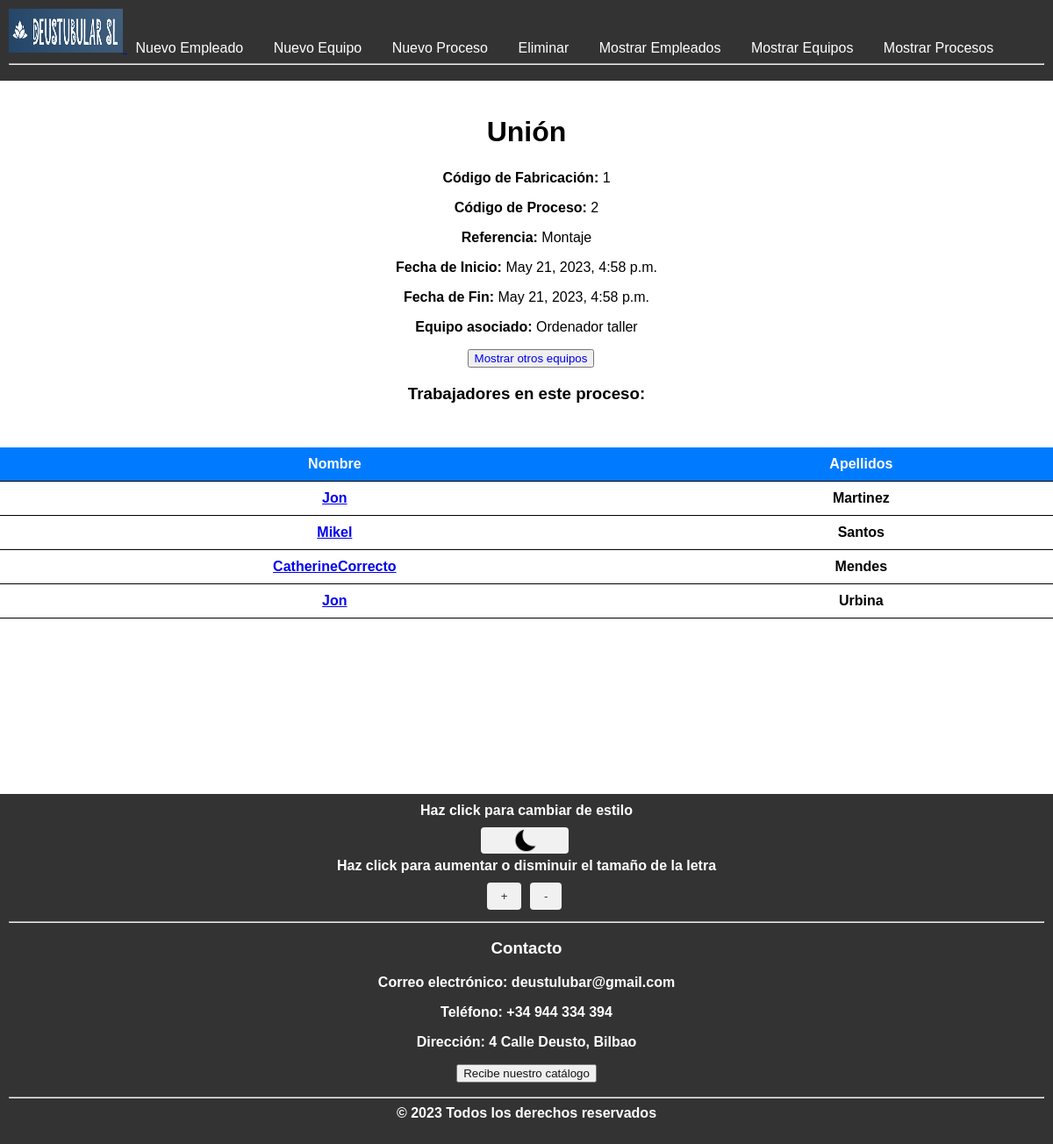
Page /procesos/2/ on the earlier database version.
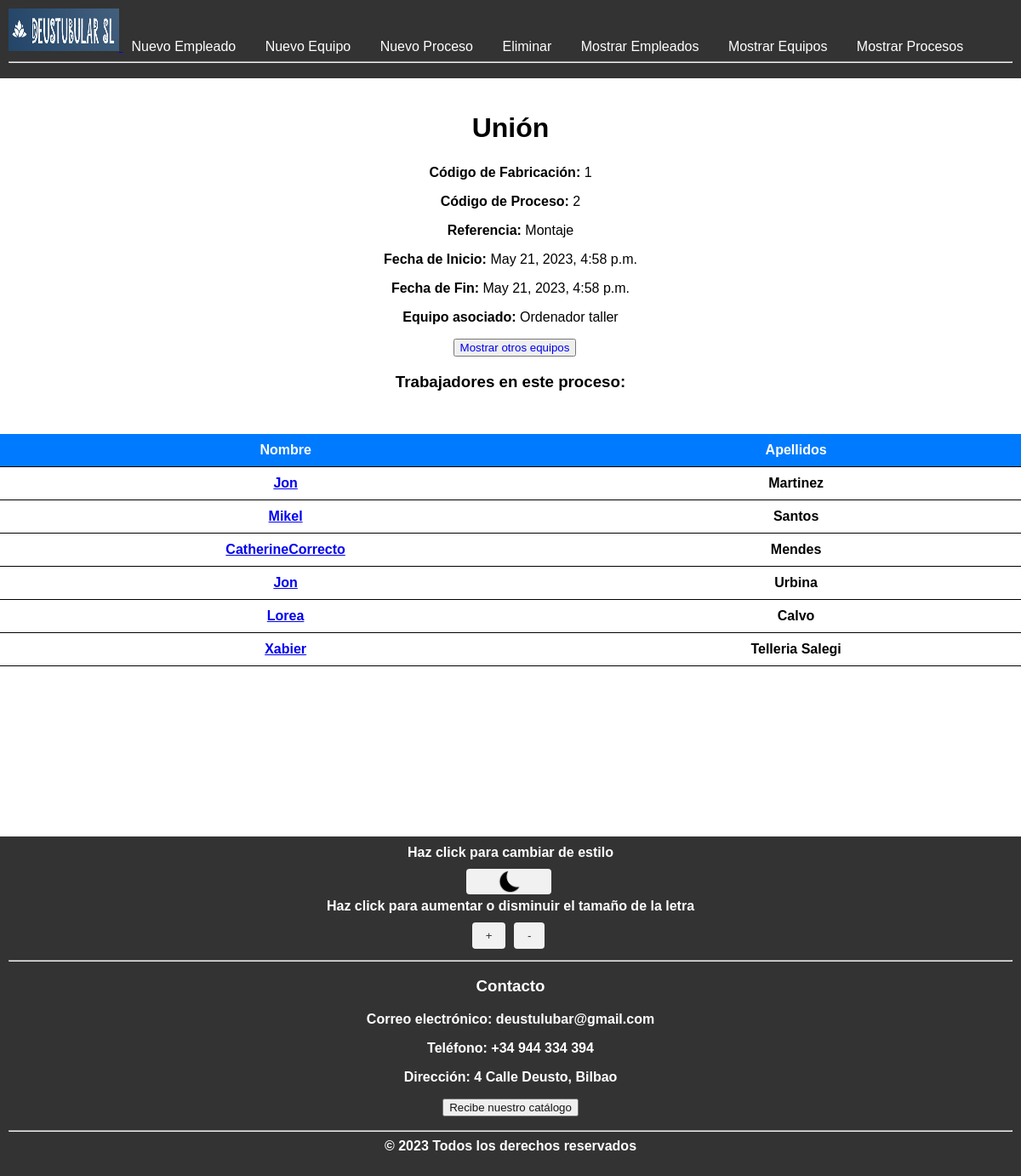
Same page on the later database version.
### DeustubularSL_app/models.py (models this page shows, shortened)
class empleado (models.Model):
    nombre = models.CharField(max_length = 150)
    apellidos = models.CharField(max_length = 150)
    DNI = models.CharField(max_length = 150)
    email = models.CharField(max_length = 150)
    telfono = models.IntegerField (max_length=9,default=0)
    FKidProcesp = models.ForeignKey (proceso, on_delete = models.CASCADE)

### DeustubularSL_app/views.py (the view)
# urls.py: path('procesos/<int:proceso_id>/', views.detalle_proceso, name='detalle_proceso'),
def detalle_proceso(request, proceso_id):
    procesos = get_object_or_404(proceso, pk=proceso_id)
    empleados = empleado.objects.order_by('FKidProcesp')
    context = {
         'proceso': procesos,
         'empleados' : empleados
    }
    return render(request, 'DeustubularSL_app/proceso_detalle.html', context)

### DeustubularSL_app/models.py (called while the page is built)
    def __str__(self):
        return self.nombre

    def __str__(self):
        return self.nombre

### DeustubularSL_app/templates/DeustubularSL_app/proceso_detalle.html (shortened to what this page needs)
{% extends 'base.html' %}
{% block contenido %}
<h1>{{ proceso.nombre }}</h1>
<p><strong>Código de Fabricación: </strong>{{ proceso.ordenFabricacion }}</p>
<p><strong>Código de Proceso: </strong>{{ proceso.codigoProceso }}</p>
<p><strong>Referencia: </strong>{{ proceso.referencia }}</p>
<p><strong>Fecha de Inicio:</strong> {{ proceso.fechaIni }}</p>
<p><strong>Fecha de Fin:</strong> {{ proceso.fechaFin }}</p>
<p><strong>Equipo asociado: </strong>{{ proceso.FKidEquipo }}</p>
<p><button class="btn-mostrar-equipo"><a href="{% url 'listar_equipo' %}">Mostrar otros equipos</a></button></p>
<h3><strong>Trabajadores en este proceso: </h3>
<table>
  <thead>
    <tr>
      <th>Nombre</th>
      <th>Apellidos</th>
    </tr>
  </thead>
  <tbody>
    {% for empleado in empleados %}
    {% if empleado.FKidProcesp.nombre == proceso.nombre %}
    <tr>
      <td><a href="{% url 'detalle_empleado' empleado.id %}">{{ empleado.nombre }}</a></td>
      <td>{{ empleado.apellidos }}</td>
    </tr>
    {% endif %}
    {% endfor %}
  </tbody>
</table>
{% endblock %}

Differences in the rows shown:
added empleado: nombre "Lorea", apellidos "Calvo"
added empleado: nombre "Xabier", apellidos "Telleria Salegi"
